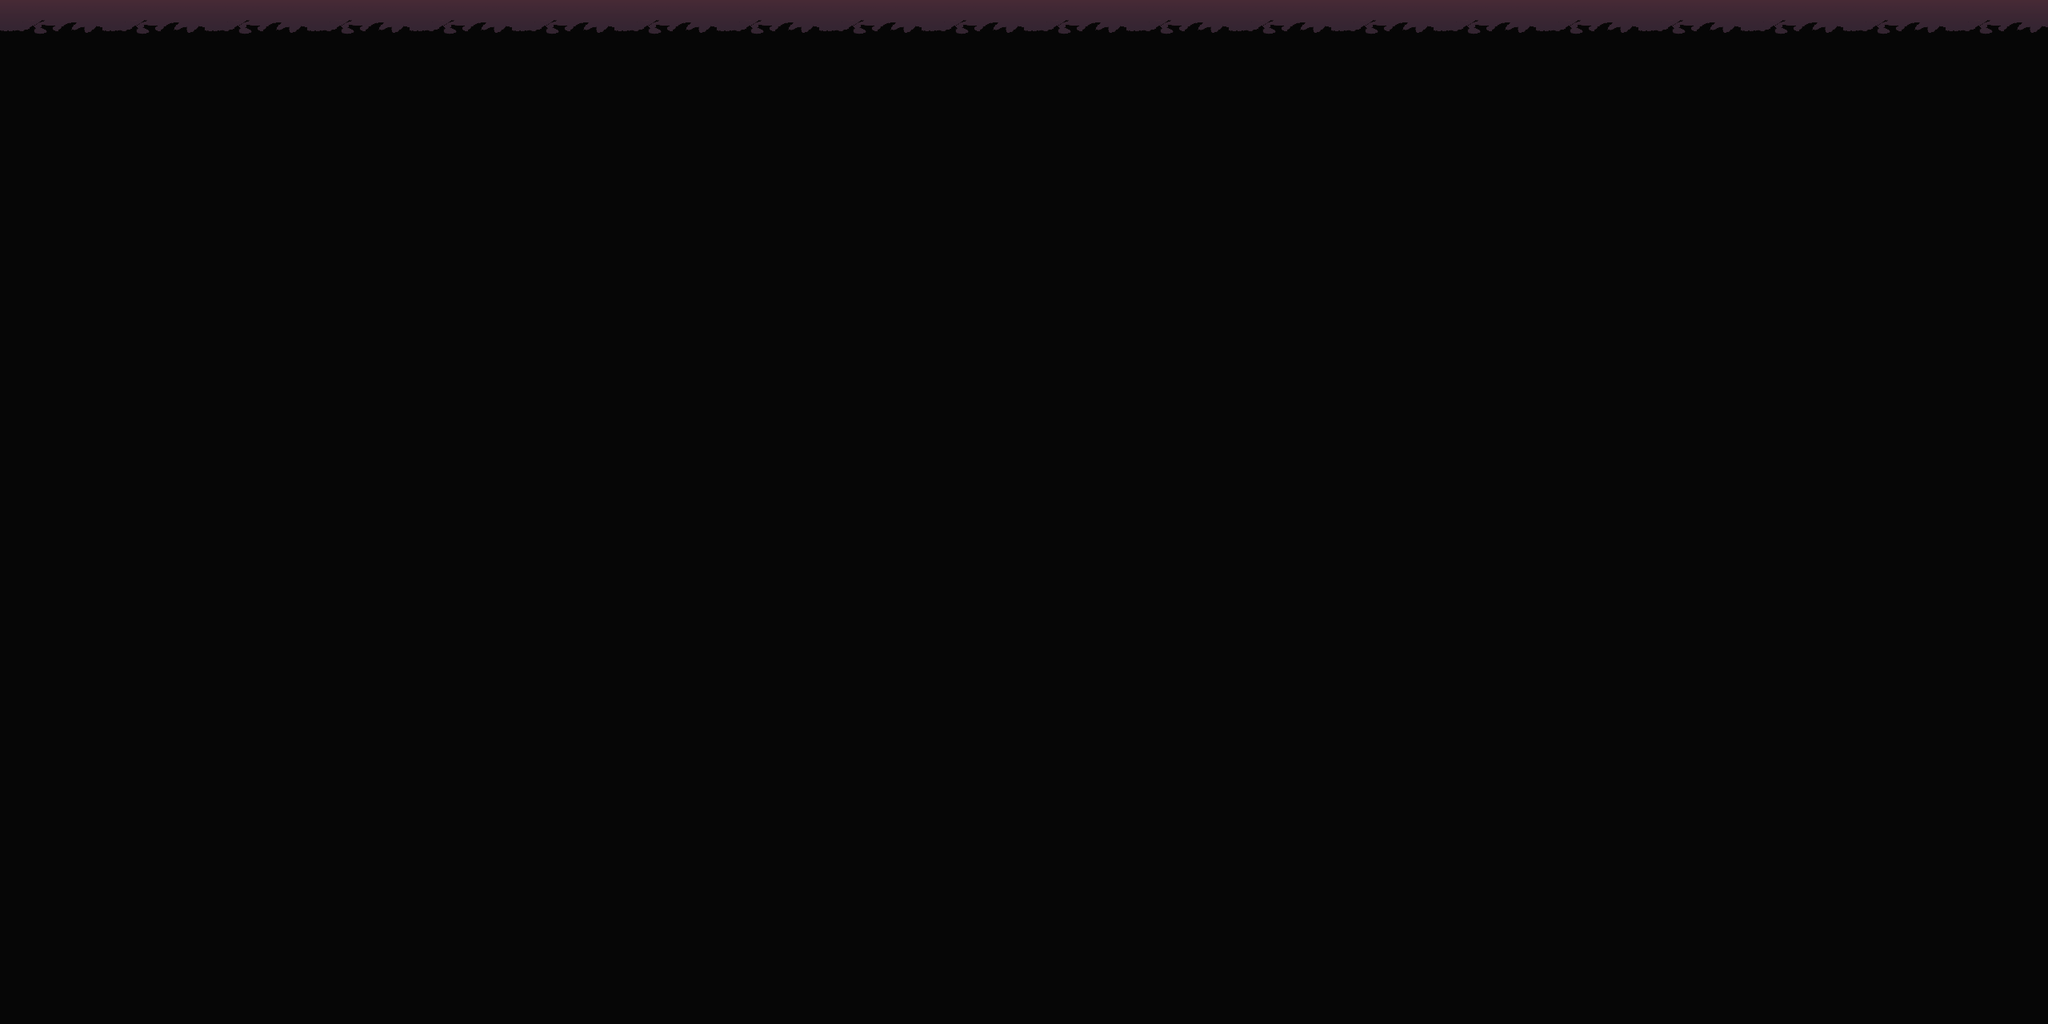

This is a level from a 2D game, rendered from its Tiled map with the project's own tilesets. A one-line summary and the complete map file follow:
An orthogonal 20x10 tile map with 128x128 px tiles, 1 tile layer (ground).

<map version="1.10" tiledversion="1.10.2" orientation="orthogonal" renderorder="right-down" width="20" height="10" tilewidth="128" tileheight="128" infinite="0" nextlayerid="7" nextobjectid="1">
 <tileset firstgid="1" name="city" tilewidth="128" tileheight="128" tilecount="2" columns="0">
  <grid orientation="orthogonal" width="1" height="1" />
  <tile id="2">
   <image width="128" height="128" source="../../tile/stick-basic/1-red/2.png" />
  </tile>
  <tile id="1">
   <image width="128" height="128" source="../../tile/stick-basic/1-red/5.png" />
  </tile>
 </tileset>
 <layer id="5" name="ground" width="20" height="10">
  <data encoding="csv">
3,3,3,3,3,3,3,3,3,3,3,3,3,3,3,3,3,3,3,3,
2,2,2,2,2,2,2,2,2,2,2,2,2,2,2,2,2,2,2,2,
2,2,2,2,2,2,2,2,2,2,2,2,2,2,2,2,2,2,2,2,
2,2,2,2,2,2,2,2,2,2,2,2,2,2,2,2,2,2,2,2,
2,2,2,2,2,2,2,2,2,2,2,2,2,2,2,2,2,2,2,2,
2,2,2,2,2,2,2,2,2,2,2,2,2,2,2,2,2,2,2,2,
2,2,2,2,2,2,2,2,2,2,2,2,2,2,2,2,2,2,2,2,
2,2,2,2,2,2,2,2,2,2,2,2,2,2,2,2,2,2,2,2,
2,2,2,2,2,2,2,2,2,2,2,2,2,2,2,2,2,2,2,2,
2,2,2,2,2,2,2,2,2,2,2,2,2,2,2,2,2,2,2,2
</data>
 </layer>
</map>
